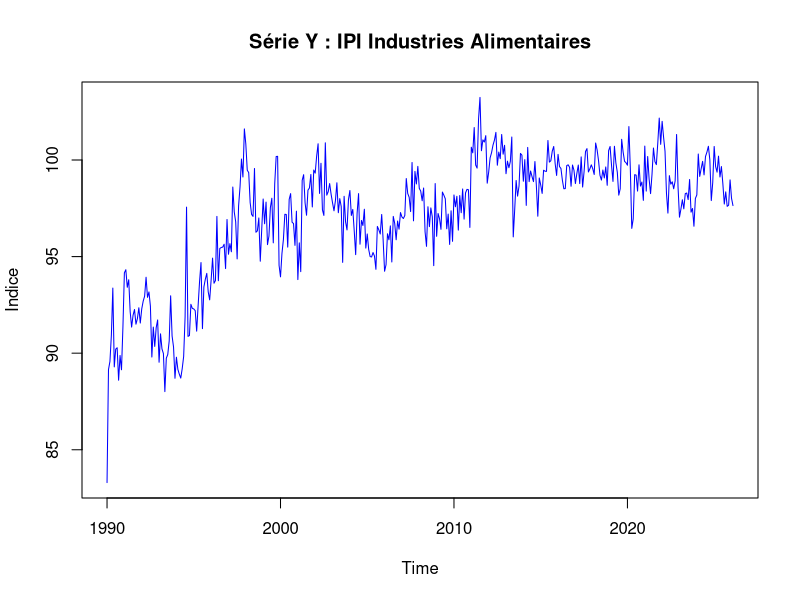
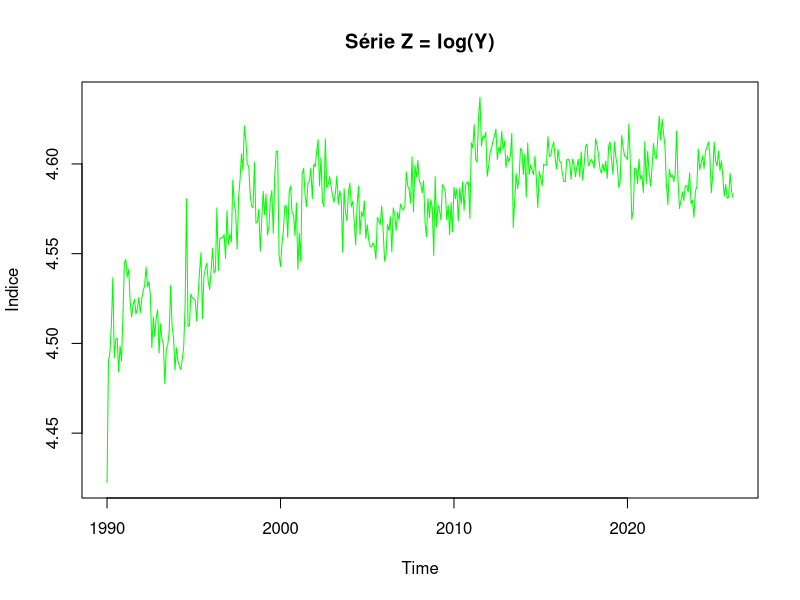
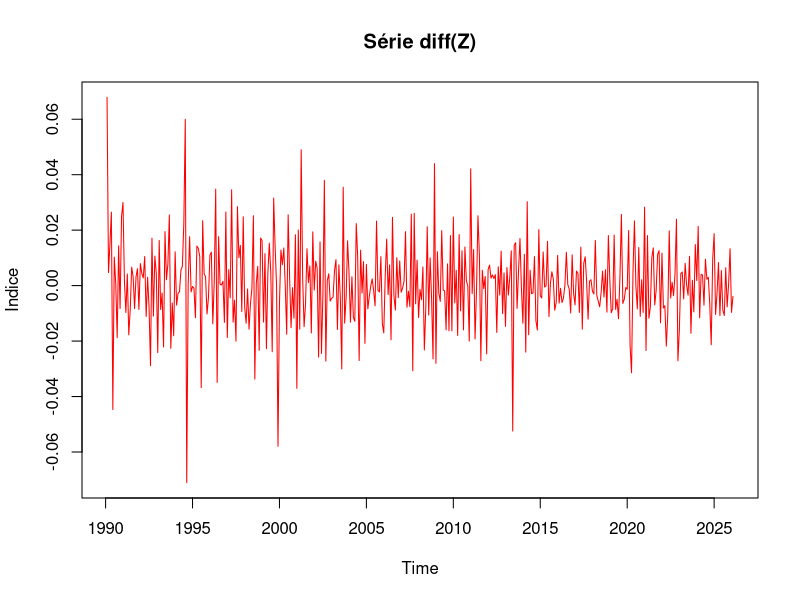
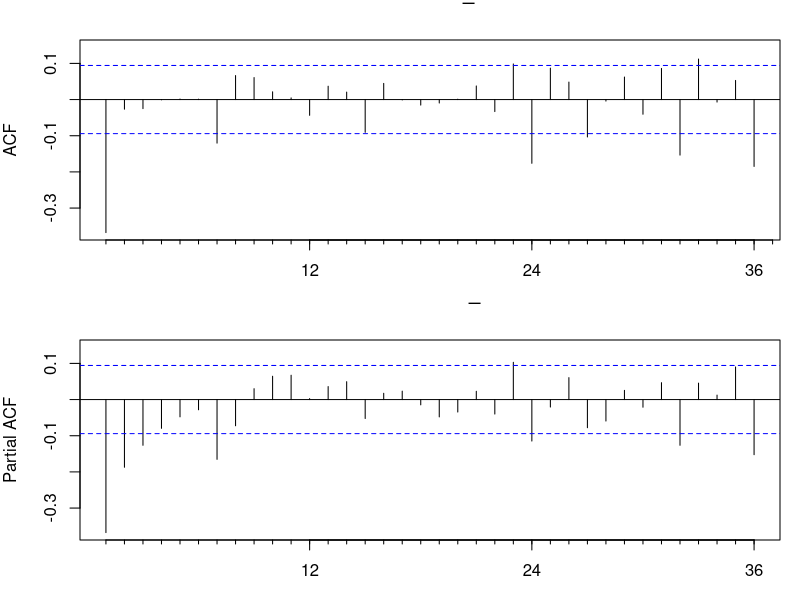
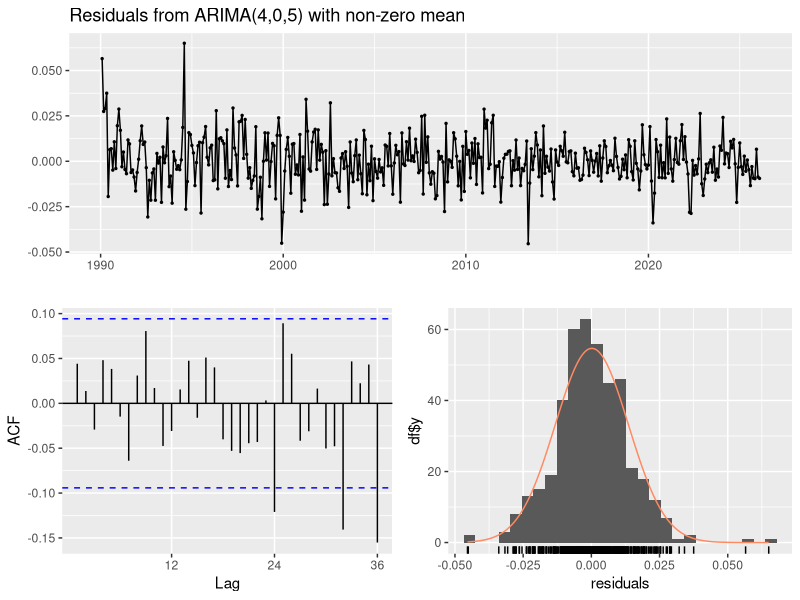
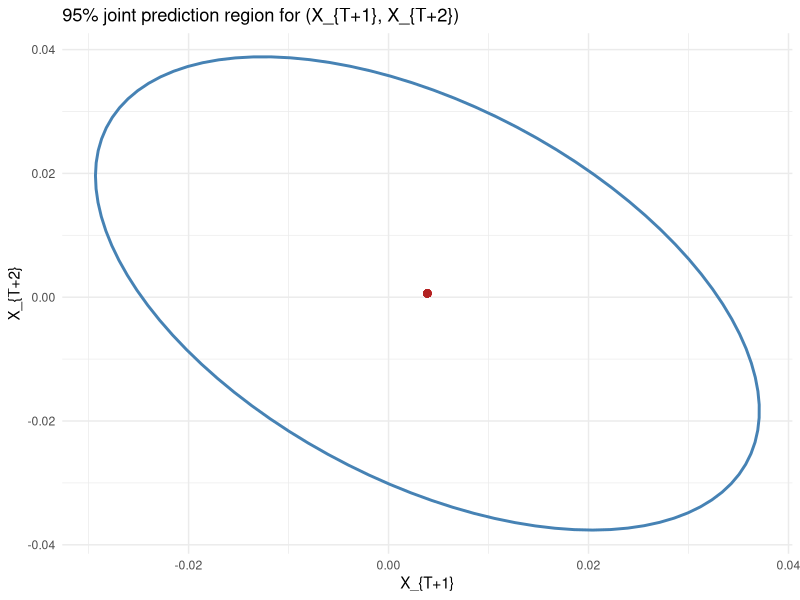

Reproduce these figures in R, in order.
## ---- chunk 1
knitr::opts_chunk$set(
  echo = TRUE,
  warning = FALSE,
  message = FALSE,
  fig.align = "center",
  fig.width = 10,
  fig.height = 6
)

required_pkgs <- c(
  "readr", "dplyr", "ggplot2", "lubridate", 
  "forecast", "tseries", "ellipse", "knitr"
)

missing_pkgs <- required_pkgs[!vapply(required_pkgs, requireNamespace, logical(1), quietly = TRUE)]
if (length(missing_pkgs) > 0) {
  install.packages(missing_pkgs, repos = "https://cloud.r-project.org")
}

library(dplyr)
library(ggplot2)
library(tseries)
library(forecast)
library(knitr)
## ---- chunk 2

df <- read.csv("data/valeurs_mensuelles.csv", sep = ";", skip = 4, header = FALSE, stringsAsFactors = FALSE)

df <- df[, 1:2]
colnames(df) <- c("date_brute", "valeur")

df <- df[df$valeur != "" & !is.na(df$valeur), ]

# On ajoute "-01" pour créer un format AAAA-MM-JJ lisible par R
df$date <- as.Date(paste0(df$date_brute, "-01"))
df <- df[order(df$date), ]

# On récupère l'année et le mois de début
start_y <- as.numeric(format(df$date[1], "%Y"))
start_m <- as.numeric(format(df$date[1], "%m"))

Y <- ts(df$valeur, start = c(start_y, start_m), frequency = 12)

plot(Y, main = "Série Y : IPI Industries Alimentaires", ylab = "Indice", col = "blue")
## ---- chunk 3
Z <- log(Y)
plot(Z, main = "Série Z = log(Y)", ylab = "Indice", col = "green")
## ---- chunk 4
X <- diff(Z, differences = 1)
plot(X, main = "Série diff(Z)", ylab = "Indice", col = "red")
## ---- chunk 5
adf.test(X)
kpss.test(X)
## ---- chunk 6
op <- par(mfrow = c(2, 1), mar = c(3, 4, 2, 1))
forecast::Acf(X, lag.max = 36, main = "ACF of X_t")
forecast::Pacf(X, lag.max = 36, main = "PACF of X_t")
par(op)
## ---- chunk 7
max_p <- 5
max_q <- 5

grid <- expand.grid(p = 0:max_p, q = 0:max_q) %>%
  rowwise() %>%
  mutate(
    fit = list(tryCatch(
      Arima(X, order = c(p, 0, q), include.mean = TRUE),
      error = function(e) NULL
    )),
    aic = ifelse(is.null(fit), NA, AIC(fit)),
    bic = ifelse(is.null(fit), NA, BIC(fit))
  ) %>%
  ungroup() %>%
  arrange(aic)

grid %>%
  filter(!is.na(aic)) %>%
  select(p, q, aic, bic) %>%
  head(5) %>%
  kable()

best_row <- grid %>% filter(!is.na(aic)) %>% slice(1)
best_fit <- best_row$fit[[1]]
best_row %>% select(p, q, aic, bic) %>% kable()
## ---- chunk 8
coef <- best_fit$coef
se <- sqrt(diag(best_fit$var.coef))
coef_tbl <- tibble::tibble(
  term = names(coef),
  estimate = unname(coef),
  std_error = unname(se),
  t_value = unname(coef / se)
) %>%
  mutate(across(where(is.numeric), ~ round(.x, 4)))

coef_tbl %>% kable()
## ---- chunk 9
checkresiduals(best_fit, test = FALSE)
## ---- chunk 10
res <- residuals(best_fit)
lb_test <- Box.test(res, lag = 24, type = "Ljung-Box", fitdf = sum(best_fit$arma[1:4]))
jb_test <- tseries::jarque.bera.test(res)
## ---- chunk 11
alpha <- 0.95

pred <- predict(best_fit, n.ahead = 2)
mu <- as.numeric(pred$pred)

# Extract AR and MA coefficients for psi1
ar <- if (!is.null(best_fit$model$phi)) best_fit$model$phi else numeric(0)
ma <- if (!is.null(best_fit$model$theta)) best_fit$model$theta else numeric(0)
psi1 <- if (length(ar) == 0 && length(ma) == 0) 0 else ARMAtoMA(ar, ma, lag.max = 1)[1]

sigma2 <- best_fit$sigma2
Sigma <- matrix(
  c(sigma2, sigma2 * psi1, sigma2 * psi1, sigma2 * (1 + psi1^2)),
  nrow = 2
)

ell <- as.data.frame(ellipse::ellipse(Sigma, centre = mu, level = alpha))
colnames(ell) <- c("X_T1", "X_T2")

corr12 <- Sigma[1, 2] / sqrt(Sigma[1, 1] * Sigma[2, 2])

p <- ggplot(ell, aes(x = X_T1, y = X_T2)) +
  geom_path(color = "steelblue", linewidth = 1) +
  geom_point(aes(x = mu[1], y = mu[2]), color = "firebrick", size = 2) +
  labs(
    title = "95% joint prediction region for (X_{T+1}, X_{T+2})",
    x = "X_{T+1}",
    y = "X_{T+2}"
  ) +
  theme_minimal()

p
## ---- chunk 12
code_chunks <- knitr::knit_code$get()
code_text <- unlist(code_chunks, use.names = FALSE)

cat("```r\n")
cat(paste(code_text, collapse = "\n\n"))
cat("\n```\n")
